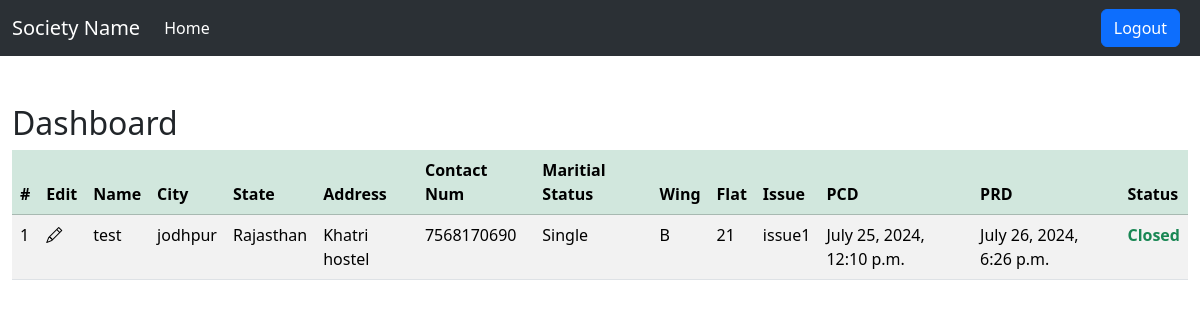
The app's page /dashboard/ (signed in) with its own data.
### main/models.py (models this page shows, shortened)
class Issue(models.Model):
    member = models.ForeignKey(CustomeUser, on_delete=models.CASCADE, related_name='user')
    heading = models.CharField(max_length=70, blank=False, null=False)
    description = models.TextField()
    wing = models.ForeignKey(Wing, on_delete=models.CASCADE, related_name='wing',default=0)
    flat = models.ForeignKey(Flat, on_delete=models.CASCADE, related_name='flat', default=0)
    status = models.CharField(max_length=30, blank=True, null=True)
    pcd = models.DateTimeField(default=timezone.now())
    prd = models.DateTimeField(default=timezone.now())

class CustomeUser(AbstractUser):
    contact_num = models.CharField(max_length=20, unique=True)
    city = models.CharField(max_length=20)
    state = models.CharField(max_length=20)
    address = models.TextField(max_length=100)
    marritial_status = models.CharField(max_length=10)
    profession = models.CharField(max_length=30)
    isAdmin = models.BooleanField(default=False)
    family_members = models.TextField(max_length=80,blank=True, null=True)
    wing = models.OneToOneField(Wing, blank=True, null=True, on_delete=models.CASCADE)
    flat = models.OneToOneField(Flat, blank=True, null=True,on_delete=models.CASCADE)
    USERNAME_FIELD = 'username'
    REQUIRED_FIELDS = []
    objects = UserManager()

class Wing(models.Model):
    wing_name = models.CharField(max_length=10)

class Flat(models.Model):
    flat_num = models.IntegerField()
    wing_name = models.ForeignKey(Wing, on_delete=models.CASCADE, related_name='flat')

### main/views.py (the view)
def dashboard(request):
    if('admin_user' in request.session):
        members_issue_details = Issue.objects.all().order_by('-pcd')
        data = {'member_issues': members_issue_details}
        return render(request, 'dashboard.html', data)
    else:
        return redirect('home')

### main/templates/dashboard.html (shortened to what this page needs)
{% extends 'base.html' %}
{% block content %}
    <div class="container-fluid my-5">
    <table class="table table-striped table-hover">
        <h2>Dashboard</h2>
        <thead>
          <tr class="table-success">
            <th scope="col">#</th>
            <th scope="col">Edit</th>
            <th scope="col">Name</th>
            <th scope="col">City</th>
            <th scope="col">State</th>
            <th scope="col">Address</th>
            <th scope="col">Contact Num</th>
            <th scope="col">Maritial Status</th>
            <th scope="col">Wing</th>
            <th scope="col">Flat</th>
            <th scope="col">Issue</th>
            <th scope="col">PCD</th>
            <th scope="col">PRD</th>
            <th scope="col">Status</th>
          </tr>
        </thead>
        <tbody>
            {% for item in member_issues %}
                <tr>
                    <td scope="row">{{forloop.counter}}</td>
                    <td>
                      {% if item.status != 'Closed' %}
                        <i class="bi bi-pencil" style="cursor: pointer;" data-bs-toggle="modal" data-bs-target="#editIssueModal{{item.id}}"></i>
                      {% else %}
                        <i class="bi bi-pencil" style="cursor: no-drop;"></i>
                      {% endif %}
                    </td>
                    <td>{{item.member.username}}</td>
                    <td>{{item.member.city}}</td>
                    <td>{{item.member.state}}</td>
                    <td>{{item.member.address}}</td>
                    <td>{{item.member.contact_num}}</td>
                    <td>{{item.member.marritial_status}}</td>
                    <td>{{item.wing.wing_name}}</td>
                    <td>{{item.flat.flat_num}}</td>
                    <td>{{item.heading}}</td>
                    <td>{{item.pcd}}</td>
                    <td>
                      {% if item.status != 'Closed' %}
                        N/A
                      {% else %}
                        {{item.prd}}
                      {% endif %}
                    </td>
                    {% if item.status == 'Raised' %}
                      <td class="text-danger fw-bold">{{item.status}}</td>
                    {% elif item.status == 'Pending' %}
                      <td class="text-info fw-bold">{{item.status}}</td>
                    {% else %}
                      <td class="text-success fw-bold">{{item.status}}</td>
                    {% endif %}
                </tr>
          {% endfor %}
        </tbody>
      </table>
    </div>
{% endblock %}

### main/templates/base.html (shortened to what this page needs)
<!doctype html>
<html lang="en">
  <head>
    <link href="https://cdn.jsdelivr.net/npm/bootstrap@5.3.3/dist/css/bootstrap.min.css" rel="stylesheet">
    <link href="https://cdn.jsdelivr.net/npm/bootstrap-icons@1.10.0/font/bootstrap-icons.css" rel="stylesheet">
  </head>
  <body>
    <nav class="navbar navbar-expand-lg bg-body-tertiary" data-bs-theme="dark">
        <div class="container-fluid">
          <a class="navbar-brand" href="#">Society Name</a>
          <div class="collapse navbar-collapse" id="navbarSupportedContent">
            <ul class="navbar-nav me-auto mb-2 mb-lg-0">
              <li class="nav-item">
                <a class="nav-link active" aria-current="page" href="{% url 'home' %}">Home</a>
              </li>
            </ul>
              {% if user.is_authenticated %}
                <a href="{% url 'logout' 'IsUser' %}" class="btn btn-primary mx-2">Logout</a>
              {% endif %}
          </div>
        </div>
      </nav>
  {% block content %}
  {% endblock %}
  </body>
</html>

### records on screen
Issue: member.username "test", member.city "jodhpur", member.state "Rajasthan", member.address "Khatri hostel", member.contact_num "7568170690", member.marritial_status "Single", wing.wing_name "B", flat.flat_num "21", heading "issue1", pcd "July 25, 2024, 12:10 p.m.", prd "July 26, 2024, 6:26 p.m.", status "Closed"
